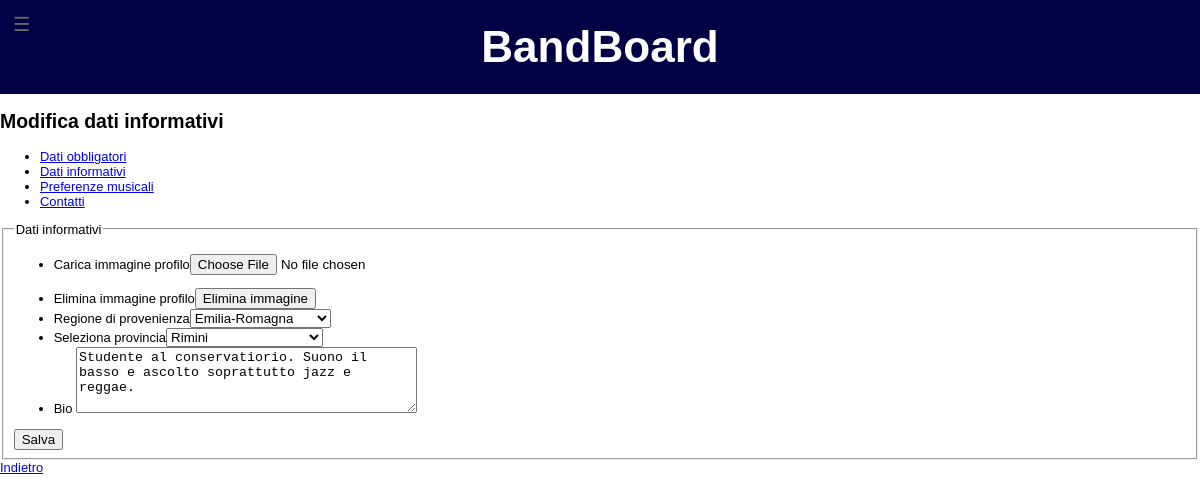
/settings/datiInformativi.php (signed in), run on an earlier commit of the app's database.
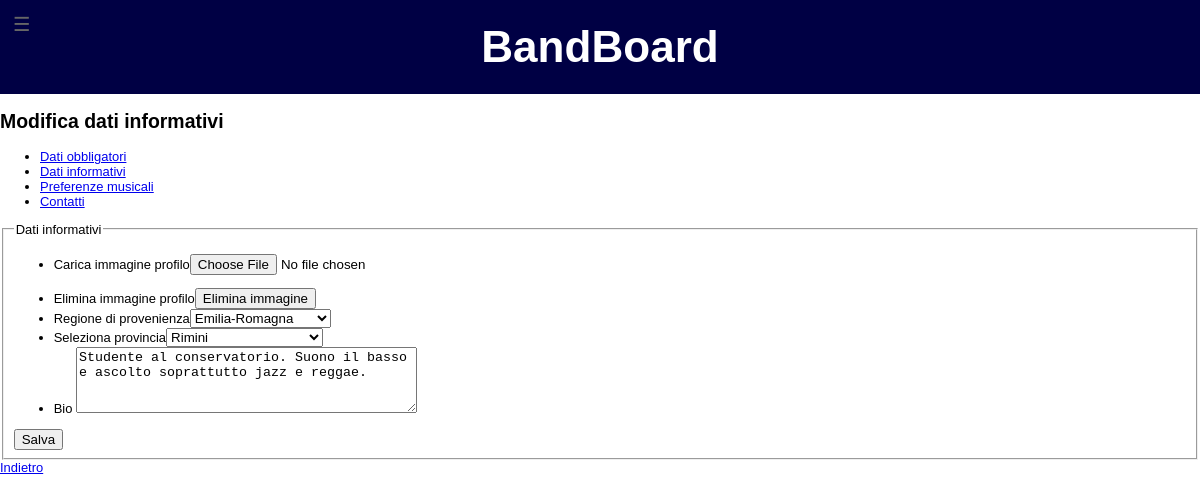
And on a later commit of the database.
### tables this page shows
CREATE TABLE IF NOT EXISTS Utenti (
	username		VARCHAR(25) PRIMARY KEY,
	password	    CHAR(32) NOT NULL,
	email			VARCHAR(45) NOT NULL UNIQUE,
	nome            VARCHAR(20) DEFAULT NULL,
	cognome         VARCHAR(20) DEFAULT NULL,
	dataNascita		DATE NOT NULL,
	immagine		VARCHAR(45) DEFAULT NULL COMMENT 'Immagine profilo; NULL implica immagine di default',
	descrizione     VARCHAR(200) DEFAULT NULL COMMENT 'Descrizione dell\'utente',
	dataIscrizione	DATETIME NOT NULL,
	provincia		CHAR(2) DEFAULT NULL COMMENT 'Provincia di residenza',
	FOREIGN KEY (provincia) REFERENCES Province (sigla)
	    ON DELETE NO ACTION
	    ON UPDATE CASCADE
);

### lib/php/datiUtente.php (called while the page is built, shortened)
<?php
class Utenti {
	public static function getDatiUtente($username) {
		try {
			$query1 = "SELECT * FROM Utenti WHERE username = ?";
			$_mysqli = dbConnectionData::getMysqli();
			if (!$stmt = $_mysqli->prepare($query1)) {
				throw new Exception("ERROR: [$_mysqli->errno] $_mysqli->error\n", 1);
			}
			$stmt->bind_param("s", $username);
			$stmt->execute();
			$stmt_result = $stmt->get_result();
			$result = $stmt_result->fetch_all(MYSQLI_ASSOC);
			$query2 = "SELECT tipoContatto, contatto FROM ContattiUtenti WHERE utente = ?";
			$_mysqli = dbConnectionData::getMysqli();
			if (!$stmt = $_mysqli->prepare($query2)) {
				throw new Exception("ERROR: [$_mysqli->errno] $_mysqli->error\n", 1);
			}
			$stmt->bind_param("s", $username);
			$stmt->execute();
			$stmt_result = $stmt->get_result();
			$result[0]['contatti'] = ($stmt_result->fetch_all(MYSQLI_ASSOC));
			return $result[0];
		} catch (Exception $e) {
			switch ($e->getMessage()) {
			case 'Input non valido':
				return null;
				break;
			default:
				throw $e;
			   break;
			}
		}
	}
}

### settings/formDatiInformativi.php (the view, shortened to what the rows shown need)
<?php
require_once realpath(dirname(__FILE__)) . "/../lib/php/datiUtente.php";
class FormDatiInformativi
{
    public static function getFormDatiInformativi()
    {
        $dati = Utenti::getDatiUtente($_SESSION['username']);
        $string = "";
        $string .= "<form action='datiInformativi.php' method='post' enctype='multipart/form-data'><fieldset><legend>Dati informativi</legend><ul>";
        $string .= "<li><label for='modLoadImage'>Carica immagine profilo</label><input id='modLoadImage' name='profilePic' type='file' title='Carica immagine'/><p id='errorModLoadImage'></p></li>";
        $string .= "<li><label for='modLoadImage'>Elimina immagine profilo</label><button id='modEliminaImmagine' name='eliminaImmagine' value='true'>Elimina immagine</button></li>";
        $string .= "<li><label for='modSelectRegione'>Regione di provenienza</label><select id='modSelectRegione' name='selectRegione' onchange='showProvince(this.value)'><option value=''>Seleziona regione</option>";
        $regioni = Regioni::getRegioni();
        $regioneAppartenenza = SelectRegione::getRegione($dati['provincia']);
        foreach ($regioni as $key => $regione) {
            if ($regione['nome'] == $regioneAppartenenza) {
                $string .= "<option value='" . htmlentities($regione['nome'], ENT_QUOTES, "UTF-8") . "' selected='selected'>" . htmlentities($regione['nome'], ENT_QUOTES, "UTF-8") . "</option>";
            } else {
                $string .= "<option value='" . htmlentities($regione['nome'], ENT_QUOTES, "UTF-8") . "'>" . htmlentities($regione['nome'], ENT_QUOTES, "UTF-8") . "</option>";
            }
        }
        $string .= "</select></li>";
        $string .= "<li><label for='modSelectProvincia'>Seleziona provincia</label><select id='modSelectProvincia' name='selectProvincia'><option value=''>Seleziona provincia</option>";
        $province = Province::getProvince();
        foreach ($province as $key => $provincia) {
            if ($provincia['sigla'] == $dati['provincia']) {
                $string .= "<option value='" . htmlentities($provincia['sigla'], ENT_QUOTES, "UTF-8") . "' selected='selected'>" . htmlentities($provincia['nome'], ENT_QUOTES, "UTF-8") . "</option>";
            } else {
                $string .= "<option value='" . htmlentities($provincia['sigla'], ENT_QUOTES, "UTF-8") . "'>" . htmlentities($provincia['nome'], ENT_QUOTES, "UTF-8") . "</option>";
            };
        }
        $string .= "</select></li>";
        $string .= "<li><label for='modTextAreaBio'>Bio</label> <textarea id='modTextAreaBio' name='bio' cols='40' rows='4' onblur='checkBio(this.value)'>" . $dati['descrizione'] . "</textarea><span id='errorModBio' class='modErrorEntry'></span></li>";
        $string .= "</ul><button type='submit'>Salva</button></fieldset></form>";
        return $string;
    }
}

What changed in the data, as far as the page shows it:
changed utenti: bio "Studente al conservatiorio. Suono il basso e ascolto soprattutto jazz e reggae." → "Studente al conservatorio. Suono il basso e ascolto soprattutto jazz e reggae."
